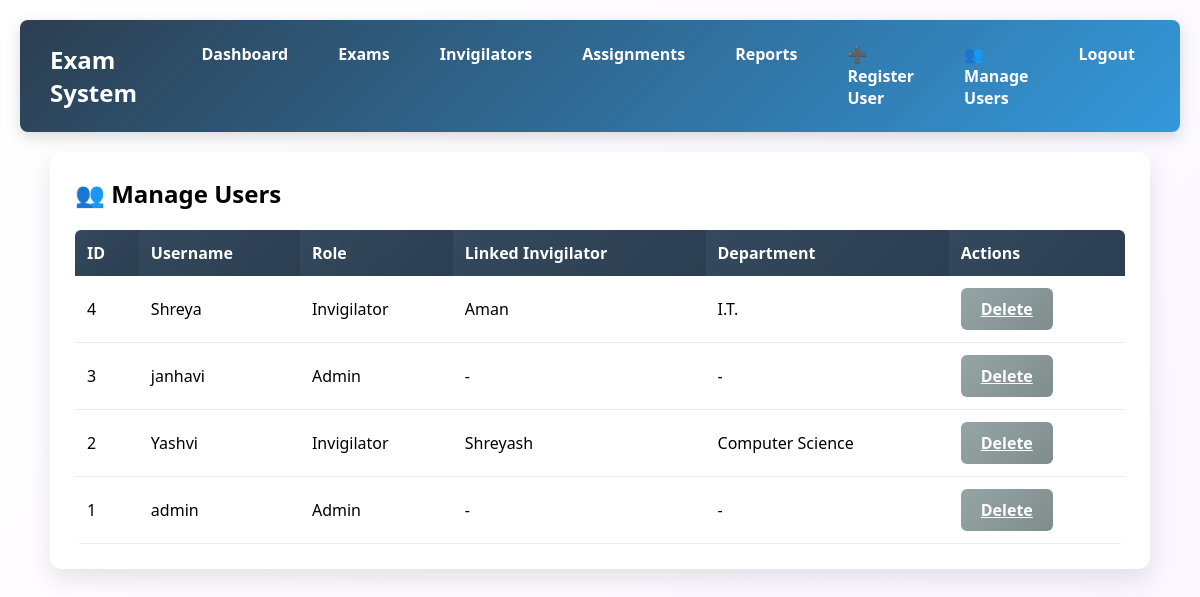
The page /manage_users.php (signed in) on the database its author committed.
### tables this page shows
CREATE TABLE `users` (
  `user_id` int(11) NOT NULL,
  `username` varchar(50) NOT NULL,
  `password` varchar(255) NOT NULL,
  `role` enum('admin','invigilator') NOT NULL,
  `invigilator_id` int(11) DEFAULT NULL
);

CREATE TABLE `invigilators` (
  `invigilator_id` int(11) NOT NULL,
  `name` varchar(100) NOT NULL,
  `dept` varchar(100) NOT NULL,
  `email` varchar(100) DEFAULT NULL,
  `phone` varchar(15) DEFAULT NULL
);

### manage_users.php (the view, shortened to what this page needs)
<?php
include("includes/db_connect.php");
$result = $conn->query("SELECT u.user_id, u.username, u.role, i.name AS invigilator_name, i.dept
                        FROM users u
                        LEFT JOIN invigilators i ON u.invigilator_id = i.invigilator_id
                        ORDER BY u.user_id DESC");
?>
<!DOCTYPE html>
<html lang="en">
<head>
    <link rel="stylesheet" href="assets/css/style.css">
</head>
<body>
<?php include("includes/header.php"); ?>
<div class="container">
    <h2>👥 Manage Users</h2>
    <table class="table">
        <thead>
            <tr>
                <th>ID</th>
                <th>Username</th>
                <th>Role</th>
                <th>Linked Invigilator</th>
                <th>Department</th>
                <th>Actions</th>
            </tr>
        </thead>
        <tbody>
        <?php while($row = $result->fetch_assoc()): ?>
            <tr>
                <td><?= $row['user_id'] ?></td>
                <td><?= htmlspecialchars($row['username']) ?></td>
                <td><?= ucfirst($row['role']) ?></td>
                <td><?= $row['invigilator_name'] ?: "-" ?></td>
                <td><?= $row['dept'] ?: "-" ?></td>
                <td>
                    <a href="manage_users.php?delete=<?= $row['user_id'] ?>"
                        class="btn btn-secondary"
                        onclick="return confirm('Are you sure you want to delete this user?')">Delete</a>
                </td>
            </tr>
        <?php endwhile; ?>
        </tbody>
    </table>
</div>
</body>
</html>

### assets/css/style.css (style rules this page uses)
* { margin: 0; padding: 0; box-sizing: border-box; }
body { font-family: 'Segoe UI', Tahoma, Geneva, Verdana, sans-serif; background: linear-gradient(135deg, #ffffffff 0%, #faf5ffff 100%); min-height: 100vh; padding: 20px; }
.container { max-width: 1100px; margin: 0 auto; background: white; border-radius: 12px; box-shadow: 0 10px 25px rgba(0,0,0,0.1); padding: 25px; }
.btn { padding: 10px 20px; border-radius: 6px; font-size: 1rem; font-weight: 600; cursor: pointer; border: none; transition: 0.3s; display: inline-block; }
.btn-secondary { background: linear-gradient(135deg, #95a5a6, #7f8c8d); color: white; }
.table { width: 100%; border-collapse: collapse; margin-top: 20px; border-radius: 6px; overflow: hidden; }
.table th { background: linear-gradient(135deg, #34495e, #2c3e50); color: white; padding: 12px; text-align: left; }
.table td { padding: 12px; border-bottom: 1px solid #e9ecef; }

### rows shown on the page
users: user_id "4", username "Shreya", role "Invigilator", invigilator.name "Aman", invigilator.dept "I.T."
users: user_id "3", username "janhavi", role "Admin", invigilator_name "-", dept "-"
users: user_id "2", username "Yashvi", role "Invigilator", invigilator.name "Shreyash", invigilator.dept "Computer Science"
users: user_id "1", username "admin", role "Admin", invigilator_name "-", dept "-"
